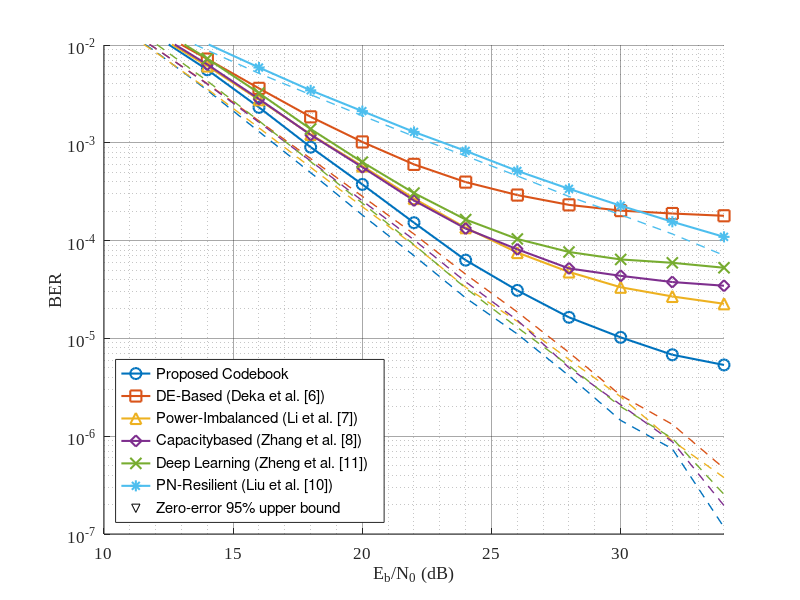

MATLAB code for this plot: (Note: this script raises an error after producing the figure.)
% =========================================================================
% Plot: BER vs Eb/N0 (6 codebooks, dashed = impairment-free reference).
% Input:  SCMA_EbN0_Simulation_Results.mat (from eval_ber_vs_ebn0.py)
% Output: BER_vs_ebn0.{pdf,eps}
% =========================================================================
clear; clc; close all;

% Load data exported by the Python evaluation script.
load('SCMA_EbN0_Simulation_Results.mat');
if ~exist('BER_95_upper', 'var') || ~exist('BER_is_upper_bound', 'var')
    error('Missing zero-error metadata. Re-run eval_ber_vs_ebn0.py with the revised evaluator.');
end
BER_plot = BER;
BER_plot(BER_is_upper_bound ~= 0) = BER_95_upper(BER_is_upper_bound ~= 0);
EbN0_vec = squeeze(EbN0dB_vec);

% Legend labels (6 codebooks).
labels = {
    'Proposed Codebook', ...
    'DE-Based (Deka et al. [6])', ...
    'Power-Imbalanced (Li et al. [7])', ...
    'Capacitybased (Zhang et al. [8])', ...
    'Deep Learning (Zheng et al. [11])', ...
    'PN-Resilient (Liu et al. [10])'
};

colors  = lines(6);
markers = {'o', 's', '^', 'd', 'x', '*'};

figure('Position', [100, 100, 600, 480], 'Color', 'w');
hold on;

% BER layout: (n_cond, nCB, n_ebn0) = (2, 6, 13).
%   ie = 1 -> Ideal    (CFO=0, PN=0)        -> dashed, not in legend
%   ie = 2 -> Impaired (CFO=0.03, PN=1e-4)  -> solid + marker, in legend
for i = 1:6
    ber_solid = squeeze(BER_plot(2, i, :));
    ub_solid = squeeze(BER_is_upper_bound(2, i, :)) ~= 0;
    semilogy(EbN0_vec, ber_solid, ['-', markers{i}], 'Color', colors(i,:), ...
        'LineWidth', 1.5, 'MarkerSize', 8, 'MarkerFaceColor', 'none', ...
        'DisplayName', labels{i});

    ber_dash = squeeze(BER_plot(1, i, :));
    ub_dash = squeeze(BER_is_upper_bound(1, i, :)) ~= 0;
    semilogy(EbN0_vec, ber_dash, '--', 'Color', colors(i,:), ...
        'LineWidth', 1.0, 'HandleVisibility', 'off');

    % Downward triangles identify zero-error points plotted at the 95% upper bound.
    if any(ub_solid)
        semilogy(EbN0_vec(ub_solid), ber_solid(ub_solid), 'v', 'LineStyle', 'none', ...
            'Color', colors(i,:), 'MarkerFaceColor', 'w', 'HandleVisibility', 'off');
    end
    if any(ub_dash)
        semilogy(EbN0_vec(ub_dash), ber_dash(ub_dash), 'v', 'LineStyle', 'none', ...
            'Color', colors(i,:), 'MarkerFaceColor', 'w', 'HandleVisibility', 'off');
    end
end
semilogy(nan, nan, 'kv', 'LineStyle', 'none', 'MarkerFaceColor', 'w', ...
    'DisplayName', 'Zero-error 95% upper bound');

set(gca, 'YScale', 'log');
grid on;
set(gca, 'XMinorGrid', 'on', 'YMinorGrid', 'on', 'MinorGridLineStyle', ':');
set(gca, 'GridLineStyle', '-', 'GridAlpha', 0.4);
set(gca, 'TickDir', 'in');
set(gca, 'FontName', 'Times New Roman', 'FontSize', 12);
xlabel('E_b/N_0 (dB)');
ylabel('BER');
ylim([1e-7, 1e-2]);
xlim([min(EbN0_vec), max(EbN0_vec)]);

lgd = legend('Location', 'southwest');
lgd.ItemTokenSize = [30, 18];
box on;
set(gca, 'LineWidth', 1.0);

% Export vector figures.
set(gcf, 'PaperPositionMode', 'auto');
try
    exportgraphics(gcf, 'BER_vs_ebn0.eps', 'ContentType', 'vector', 'BackgroundColor', 'none');
    exportgraphics(gcf, 'BER_vs_ebn0.pdf', 'ContentType', 'vector', 'BackgroundColor', 'none');
    disp('Saved: BER_vs_ebn0.{eps,pdf}');
catch
    fig_pos = get(gcf, 'PaperPosition');
    set(gcf, 'PaperSize', [fig_pos(3) fig_pos(4)]);
    print(gcf, '-depsc2', '-r600', '-loose', 'BER_vs_ebn0.eps');
end
